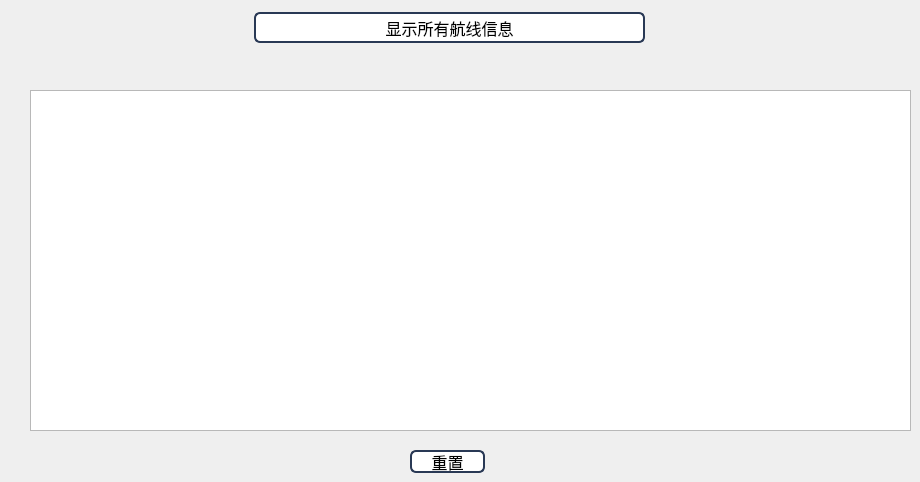
         <widget class="QWidget" name="tab_38">
          <attribute name="title">
           <string>所有航线</string>
          </attribute>
          <widget class="QPushButton" name="pushButton_70">
           <property name="geometry">
            <rect>
             <x>254</x>
             <y>12</y>
             <width>391</width>
             <height>31</height>
            </rect>
           </property>
           <property name="font">
            <font>
             <family>微软雅黑</family>
             <pointsize>12</pointsize>
            </font>
           </property>
           <property name="styleSheet">
            <string notr="true">border: 2px solid rgb(41,57,85);
border-radius:6px;
background:white;
selection-background-color:green;</string>
           </property>
           <property name="text">
            <string>显示所有航线信息</string>
           </property>
          </widget>
          <widget class="QTextBrowser" name="textBrowser_10">
           <property name="geometry">
            <rect>
             <x>30</x>
             <y>90</y>
             <width>881</width>
             <height>341</height>
            </rect>
           </property>
           <property name="font">
            <font>
             <family>微软雅黑</family>
             <pointsize>12</pointsize>
            </font>
           </property>
           <property name="styleSheet">
            <string notr="true">background-image: url(:/photo/656.jpg);</string>
           </property>
          </widget>
          <widget class="QPushButton" name="pushButton_71">
           <property name="geometry">
            <rect>
             <x>410</x>
             <y>450</y>
             <width>75</width>
             <height>23</height>
            </rect>
           </property>
           <property name="font">
            <font>
             <family>微软雅黑</family>
             <pointsize>12</pointsize>
            </font>
           </property>
           <property name="styleSheet">
            <string notr="true">border: 2px solid rgb(41,57,85);
border-radius:6px;
background:white;
selection-background-color:green;</string>
           </property>
           <property name="text">
            <string>重置</string>
           </property>
          </widget>
         </widget>
